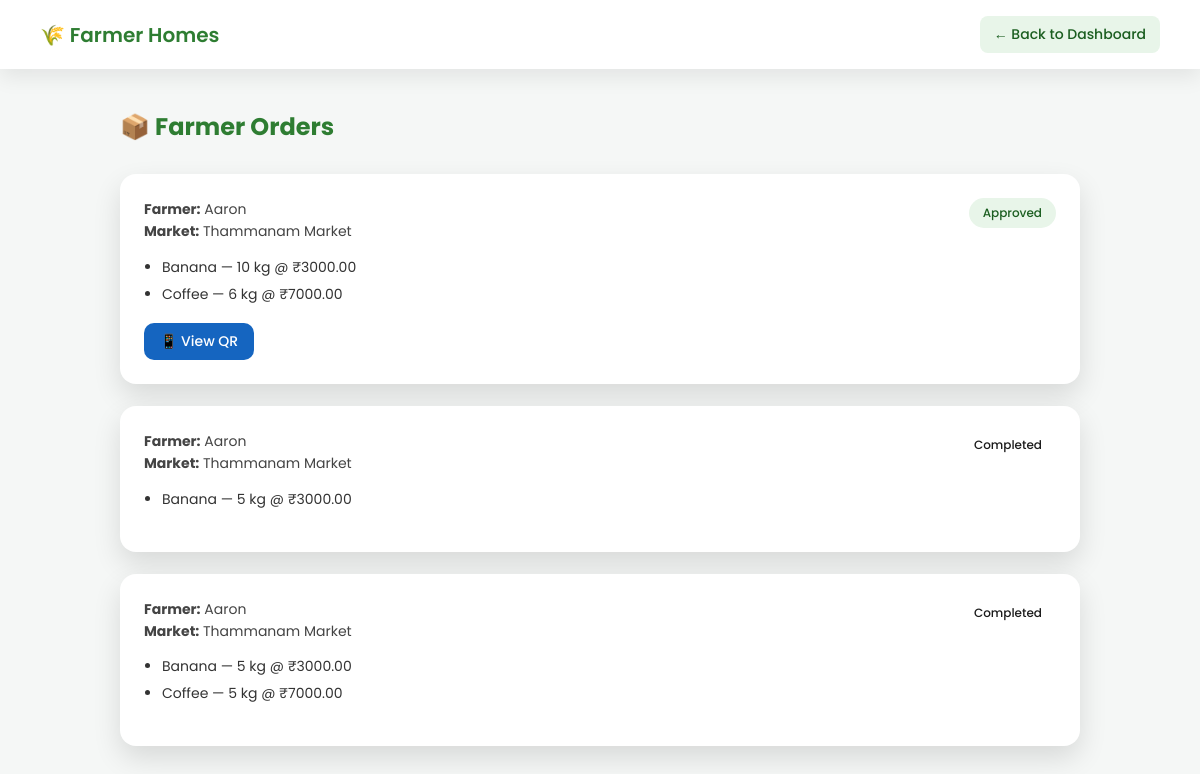
Before: /trading/buyer/orders/ (signed in) with the older database file.
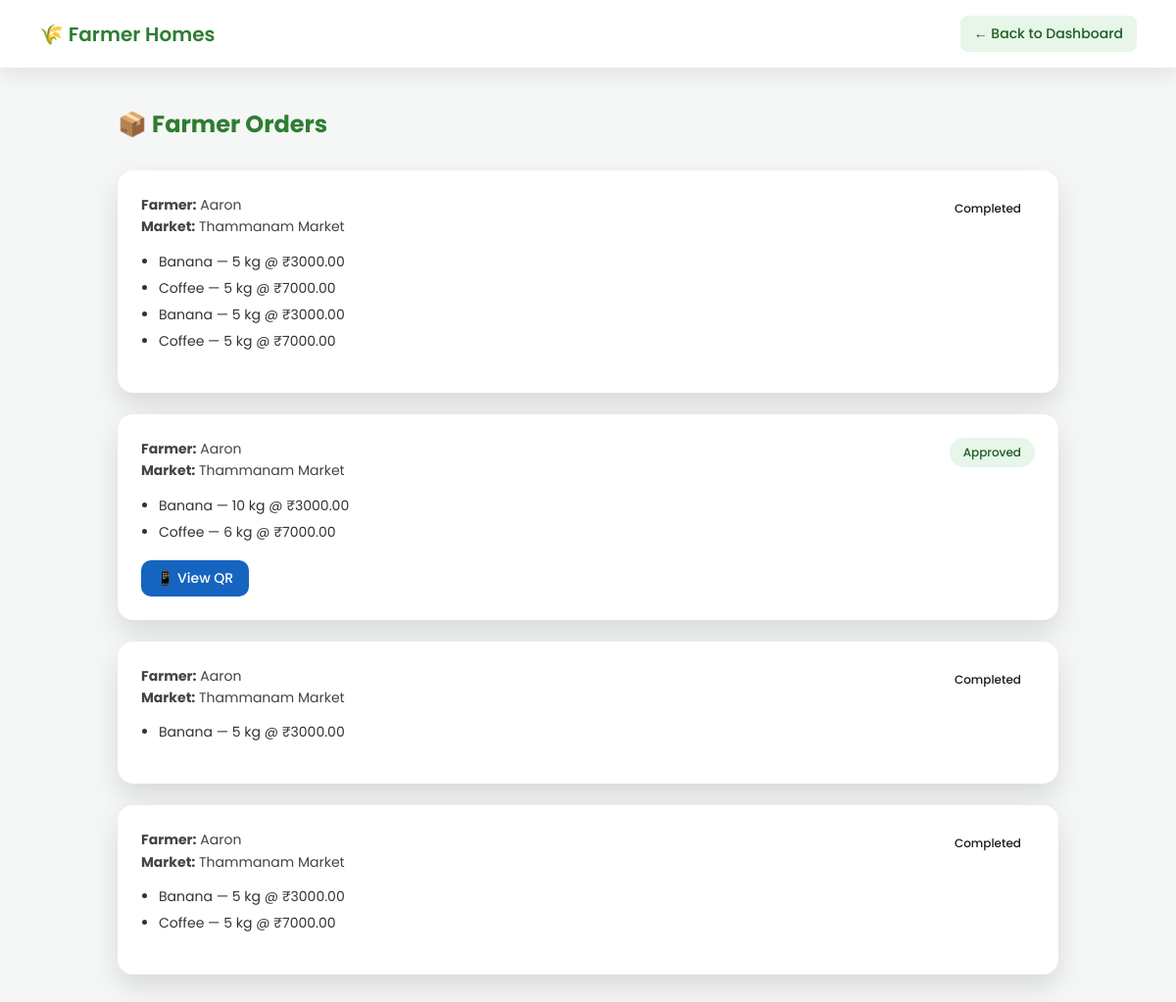
After: the same page with the newer database file.
### trading/models.py (models this page shows, shortened)
class MarketSellOrder(models.Model):
    farmer = models.ForeignKey(
        FarmerProfile,
        on_delete=models.CASCADE
    )
    buyer = models.ForeignKey(
        BuyerProfile,
        on_delete=models.CASCADE
    )
    market = models.ForeignKey(
        Market,
        on_delete=models.CASCADE
    )
    status = models.CharField(
        max_length=20,
        choices=(
            ("pending", "Pending"),
            ("approved", "Approved"),
            ("completed", "Completed"),
            ("rejected", "Rejected"),
        ),
        default="pending"
    )
    qr_code = models.ImageField(
        upload_to="qr_codes/",
        null=True,
        blank=True
    )
    created_at = models.DateTimeField(auto_now_add=True)

class MarketSellOrderItem(models.Model):
    order = models.ForeignKey(
        MarketSellOrder,
        on_delete=models.CASCADE,
        related_name="items"
    )
    product = models.ForeignKey(Product, on_delete=models.CASCADE)
    price_per_unit = models.DecimalField(max_digits=8, decimal_places=2)
    quantity = models.PositiveIntegerField()
    unit = models.CharField(max_length=20)

### farmersaccapp/models.py (models this page shows, shortened)
class FarmerProfile(models.Model):
    CROP_CHOICES = (
        ("rice", "Rice"),
        ("wheat", "Wheat"),
        ("maize", "Maize"),
        ("barley", "Barley"),
        ("oats", "Oats"),
        ("sorghum", "Sorghum (Jowar)"),
        ("millet", "Millet (Bajra)"),
        ("ragi", "Ragi"),
        ("gram", "Chickpea (Gram)"),
        ("pigeon_pea", "Pigeon Pea (Toor Dal)"),
        ("lentil", "Lentil (Masoor)"),
        ("mung", "Green Gram (Moong)"),
        ("urad", "Black Gram (Urad)"),
        ("pea", "Pea"),
        ("mustard", "Mustard"),
        ("groundnut", "Groundnut"),
        ("sunflower", "Sunflower"),
        ("soybean", "Soybean"),
        ("sesame", "Sesame (Til)"),
        ("castor", "Castor"),
        ("cotton", "Cotton"),
        ("jute", "Jute"),
        ("sugarcane", "Sugarcane"),
        ("tobacco", "Tobacco"),
        ("potato", "Potato"),
        ("onion", "Onion"),
        ("tomato", "Tomato"),
        ("chilli", "Chilli"),
        ("cabbage", "Cabbage"),
        ("cauliflower", "Cauliflower"),
        ("brinjal", "Brinjal"),
        ("okra", "Okra"),
        ("banana", "Banana"),
        ("mango", "Mango"),
        ("grapes", "Grapes"),
        ("orange", "Orange"),
        ("pomegranate", "Pomegranate"),
        ("apple", "Apple"),
        ("papaya", "Papaya"),
    )
    user = models.OneToOneField(
        AllUser,
        on_delete=models.CASCADE,
        related_name="farmer_profile"
    )
    village = models.CharField(max_length=100, blank=True, null=True)
    district = models.CharField(max_length=100, blank=True, null=True)
    state = models.CharField(max_length=100, blank=True, null=True)
    latitude = models.FloatField(blank=True, null=True)
    longitude = models.FloatField(blank=True, null=True)
    soil_type = models.CharField(max_length=100, blank=True, null=True)
    farm_area_acres = models.DecimalField(max_digits=6, decimal_places=2, blank=True, null=True)
    bank_account_number = models.CharField(max_length=14, blank=True, null=True)
    ifsc_code = models.CharField(max_length=11, blank=True, null=True)
    crop = models.CharField(
        max_length=30,
        choices=CROP_CHOICES,
        blank=True,
        null=True
    )

class AllUser(models.Model):
    ROLE_CHOICES = (
        ('farmer', 'Farmer'),
        ('buyer', 'Buyer / Wholesaler / Exporter'),
        ('admin', 'Admin'),
    )
    username = models.CharField(max_length=150, unique=True)
    email = models.EmailField(unique=True)
    phone = models.CharField(max_length=15, unique=True)
    password = models.CharField(max_length=255)
    role = models.CharField(max_length=20, choices=ROLE_CHOICES)
    reset_token = models.CharField(max_length=100, null=True, blank=True)
    reset_token_created = models.DateTimeField(null=True, blank=True)
    is_approved = models.BooleanField(default=False)
    rejection_reason = models.TextField(blank=True, null=True)
    is_active = models.BooleanField(default=True)
    created_at = models.DateTimeField(default=timezone.now)

### markets/models.py (models this page shows, shortened)
class Market(models.Model):
    name = models.CharField(max_length=200)
    address = models.TextField()
    village = models.CharField(max_length=100)
    district = models.CharField(max_length=100)
    state = models.CharField(max_length=100)
    latitude = models.DecimalField(max_digits=9, decimal_places=6)
    longitude = models.DecimalField(max_digits=9, decimal_places=6)
    is_active = models.BooleanField(default=True)
    created_at = models.DateTimeField(auto_now_add=True)

### products/models.py (models this page shows, shortened)
class Product(models.Model):
    SEASON_CHOICES = [
        ('Kharif', 'Kharif'),
        ('Rabi', 'Rabi'),
        ('Zaid', 'Zaid'),
        ('All', 'All Seasons'),
    ]
    name = models.CharField(max_length=120)
    category = models.ForeignKey(
        ProductCategory,
        on_delete=models.CASCADE,
        related_name="products"
    )
    season = models.CharField(
        max_length=20,
        choices=SEASON_CHOICES,
        default="All"
    )
    product_type = models.CharField(
        max_length=100,
        help_text="Hybrid, Organic, BT, Equipment Type"
    )
    description = models.TextField()
    image = models.ImageField(upload_to="products/", blank=True, null=True)
    price = models.DecimalField(
        max_digits=8,
        decimal_places=2,
        blank=True,
        null=True
    )
    is_active = models.BooleanField(default=True)
    created_at = models.DateTimeField(auto_now_add=True)

### trading/views.py (the view)
# urls.py: path("buyer/orders/", views.buyer_market_orders, name="buyer_market_orders"),
@buyer_required
def buyer_market_orders(request):
    user_id = request.session.get("user_id")
    if not user_id:
        return redirect("login")
    user = get_object_or_404(AllUser, id=user_id, role="buyer")
    buyer = get_object_or_404(BuyerProfile, user=user)
    orders = (
        MarketSellOrder.objects
        .filter(buyer=buyer)
        .select_related("farmer", "market")
        .prefetch_related("items")
        .order_by("-created_at")
    )
    return render(request, "trading/buyer_market_orders.html", {
        "orders": orders
    })

### templates/trading/buyer_market_orders.html (shortened to what this page needs)
<!DOCTYPE html>
<html lang="en">
<head>
</head>
<body>
    <div class="navbar">
        <div class="brand">🌾 Farmer Homes</div>
        <a href="{% url 'buyer_dashboard' %}" class="nav-link">
            ← Back to Dashboard
        </a>
    </div>
    <div class="container">
        <h2>📦 Farmer Orders</h2>
        {% for order in orders %}
        <div class="order-card">
            <div class="order-header">
                <div class="order-meta">
                    <strong>Farmer:</strong> {{ order.farmer.user.username }}<br>
                    <strong>Market:</strong> {{ order.market.name }}
                </div>
                <div class="status {{ order.status }}">
                    {{ order.status }}
                </div>
            </div>
            <ul class="items">
                {% for item in order.items.all %}
                <li>
                    {{ item.product.name }} —
                    {{ item.quantity }} {{ item.unit }}
                    @ ₹{{ item.price_per_unit }}
                </li>
                {% endfor %}
            </ul>
            <div class="actions">
                {% if order.status == "approved" %}
                <a href="{% url 'market_order_qr' order.id %}" class="btn qr">
                    📱 View QR
                </a>
                {% endif %}
            </div>
        </div>
        {% empty %}
        <div class="empty">
            No orders yet.
        </div>
        {% endfor %}
    </div>
</body>
</html>

### templates/trading/buyer_market_orders.html (style rules this page uses)
:root { --green: #2E7D32; --green-dark: #1B5E20; --green-light: #E8F5E9; --bg: #F5F7F6; --danger: #C62828; --info: #1565C0; --warning: #856404; --radius: 16px; --shadow: 0 12px 28px rgba(0, 0, 0, 0.12); }
* { box-sizing: border-box; font-family: "Poppins", sans-serif; }
body { margin: 0; background: var(--bg); color: #1B1B1B; }
.navbar { background: white; padding: 16px 40px; display: flex; justify-content: space-between; align-items: center; box-shadow: 0 8px 20px rgba(0, 0, 0, 0.08); position: sticky; top: 0; z-index: 100; }
.brand { color: var(--green); font-weight: 600; font-size: 20px; display: flex; align-items: center; gap: 8px; }
.nav-link { text-decoration: none; padding: 8px 14px; border-radius: 8px; background: var(--green-light); color: var(--green-dark); font-size: 14px; font-weight: 500; }
.container { max-width: 1000px; margin: 40px auto; padding: 0 20px; }
h2 { color: var(--green); margin-bottom: 30px; }
.order-card { background: white; padding: 24px; border-radius: var(--radius); box-shadow: var(--shadow); margin-bottom: 22px; }
.order-header { display: flex; justify-content: space-between; align-items: flex-start; gap: 15px; margin-bottom: 12px; }
.order-meta { font-size: 14px; color: #444; line-height: 1.6; }
.status { padding: 6px 14px; border-radius: 20px; font-size: 12px; font-weight: 500; text-transform: capitalize; white-space: nowrap; }
.status.approved { background: var(--green-light); color: var(--green-dark); }
.items { margin: 14px 0 0; padding-left: 18px; }
.items li { font-size: 14px; margin-bottom: 6px; color: #333; }
.actions { margin-top: 18px; display: flex; gap: 12px; flex-wrap: wrap; }
.btn { padding: 8px 16px; border-radius: 10px; text-decoration: none; font-size: 14px; font-weight: 500; color: white; transition: transform 0.2s ease, opacity 0.2s ease; }
.btn.qr { background: var(--info); }

Changed rows visible on the page:
added MarketSellOrder: farmer.user.username "Aaron", market.name "Thammanam Market", status "Completed"
added MarketSellOrderItem: product.name "Banana", quantity "5", unit "kg", price_per_unit "3000.00", shown under "Aaron"
added MarketSellOrderItem: product.name "Coffee", quantity "5", unit "kg", price_per_unit "7000.00", shown under "Aaron"
added MarketSellOrderItem: product.name "Banana", quantity "5", unit "kg", price_per_unit "3000.00", shown under "Aaron"
added MarketSellOrderItem: product.name "Coffee", quantity "5", unit "kg", price_per_unit "7000.00", shown under "Aaron"
